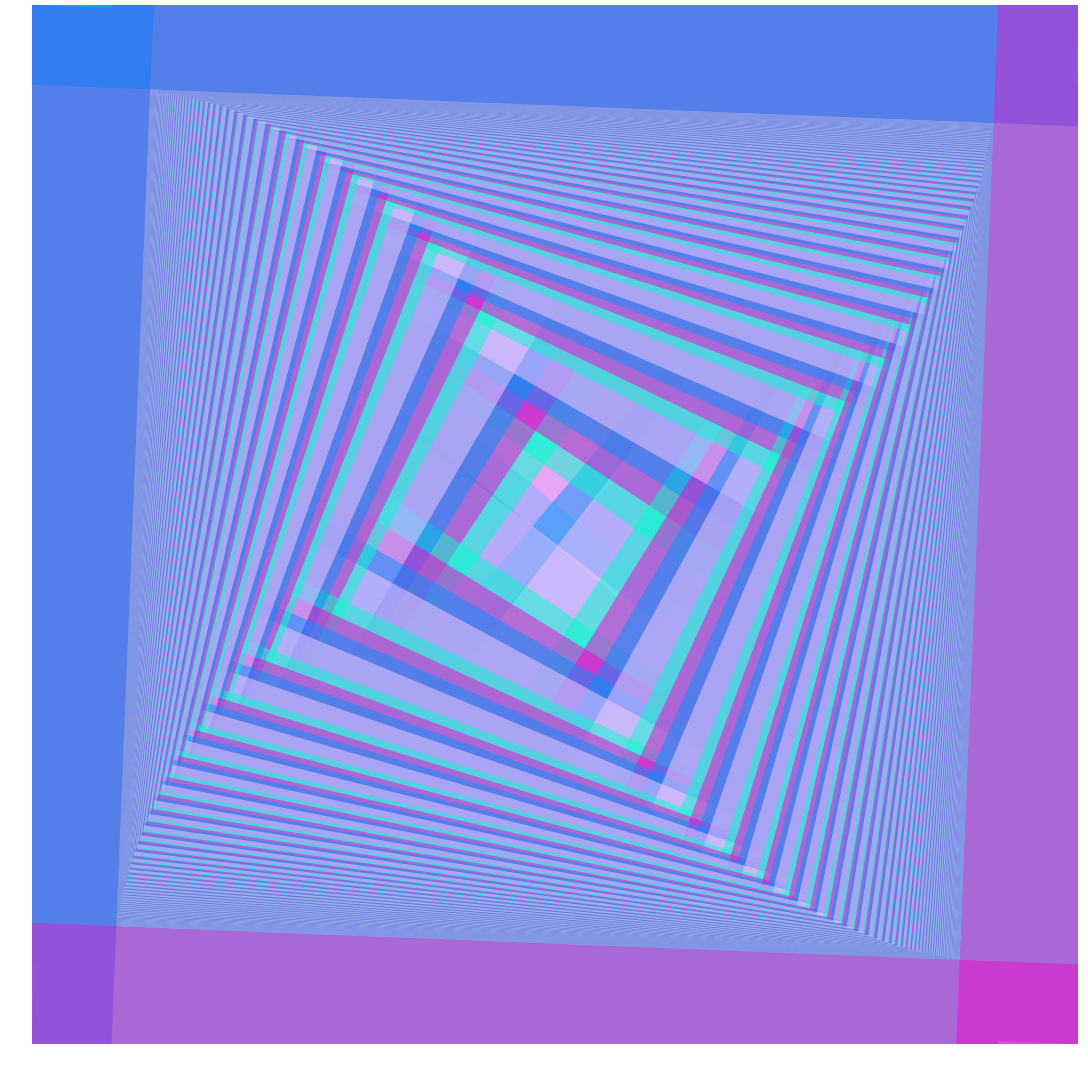

This chart was generated by the following Python code:
import numpy as np
import pylab as pl
from matplotlib import collections  as mc
import matplotlib
import random


#lines = [[(0, 1), (1, 1)], [(2, 3), (3, 3)], [(1, 2), (1, 3)]]
#c = np.array([(0, 0, 0, 1), (0, 1, 0, 1), (0, 0, 1, 1)])

lines = [[(0,0),(1,0)]]
c = np.array([(0.58,0,0.83,1)]) # purple
random.shuffle(c[0])
c[0][3] = .5
CC = c
c = np.array([(0,0,1,1)]) # blue
random.shuffle(c[0])
c[0][3] = .5
CC = np.append(CC, c, axis=0)
c = np.array([(0,1,.8,1)]) # green
random.shuffle(c[0])
c[0][3] = .5
CC = np.append(CC, c, axis=0)
c = np.array([(1,1,.8,1)]) # yellow
random.shuffle(c[0])
c[0][3] = .5
CC = np.append(CC, c, axis=0)
c = np.array([(1,0,.8,1)]) # red
random.shuffle(c[0])
c[0][3] = .5
CC = np.append(CC, c, axis=0)

#lines = [[(0,0),(1,0)]]
#c = np.array([(0.58,0,0.83,1)]) # purple
#CC = c
#c = np.array([(0,0,1,1)]) # blue
#CC = np.append(CC, c, axis=0)
#c = np.array([(0,1,0,1)]) # green
#CC = np.append(CC, c, axis=0)
#c = np.array([(1,1,0,1)]) # yellow
#CC = np.append(CC, c, axis=0)
#c = np.array([(1,0,0,1)]) # red
#CC = np.append(CC, c, axis=0)

CCC = [CC[0]]
cCounter = 0

def lineDraw(x1, y1, x2, y2, colorVec, counter):
	global CCC
	global cCounter
	CCC = np.append(colorVec, [CC[cCounter]], axis=0)
	lines.append([(x1,y1),(x2,y2)])
	cCounter = (counter + 1) % 5
	return
	
m = 0.062
iter = 231
thickness = 114.751

for step in range(0,iter):
	lineDraw(x1=0, y1=0, x2=1, y2=0 + (m**0.8)*step, colorVec=CCC, counter=cCounter) # A
	lineDraw(x1=0, y1=0, x2=1 - (m**0.8)*step, y2=1, colorVec=CCC, counter=cCounter) # B
	lineDraw(x1=1, y1=0, x2=1 - (m**0.8)*step, y2=1, colorVec=CCC, counter=cCounter) # C
	lineDraw(x1=1, y1=0, x2=0, y2=1 - (m**0.8)*step, colorVec=CCC, counter=cCounter) # D
	lineDraw(x1=0, y1=1, x2=1, y2=1 + (m**0.8)*step, colorVec=CCC, counter=cCounter) # H
	lineDraw(x1=0, y1=1, x2=0 + (m**0.8)*step, y2=0, colorVec=CCC, counter=cCounter) # G
	lineDraw(x1=1, y1=1, x2=0 + (m**0.8)*step, y2=0, colorVec=CCC, counter=cCounter) # F
	lineDraw(x1=1, y1=1, x2=0, y2=1 - (m**0.8)*step, colorVec=CCC, counter=cCounter) # E

lc = mc.LineCollection(lines, colors=CCC, linewidths=thickness)
fig, ax = pl.subplots()
fig.set_size_inches(24, 24)
ax.add_collection(lc)
pl.axis('off')
pl.savefig('sendPlaidstel.png', pad_inches=0, bbox_inches='tight')
pl.show()
